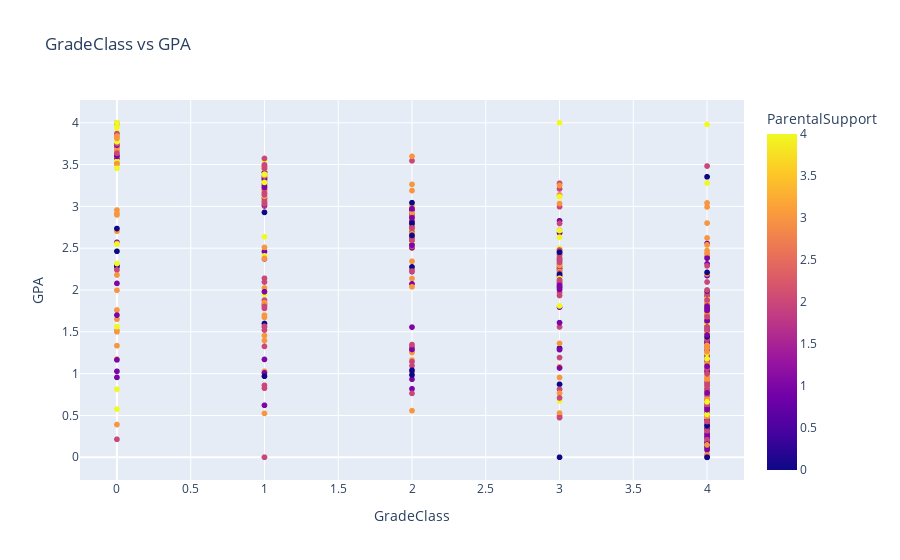

The notebook cell this image was saved under:
### Markdown cell above
Aquí no se observa una clara relación entre el número de ausencias y el GradeClass. Los puntos de cada nivel de GradeClass se distribuyen de forma similar a lo largo del eje de las ausencias. Esto sugiere que las ausencias no parecen influir en el grado escolar de los estudiantes en este conjunto de datos, así como tampoco el apoyo parental.

### Code cell
# Crearemos un scatterplot para ver la relación entre las variables GradeClass y GPA
fig = px.scatter(df, x='GradeClass', y='GPA', 
                 title='GradeClass vs GPA', 
                 labels={'GradeClass': 'GradeClass', 'GPA': 'GPA'},
                 color='ParentalSupport',
                 color_discrete_sequence='palette')
fig.show()

### Figure 1 — Plotly figure (JSON) as saved in the notebook; plotly's stock layout.template omitted (floating-point values rounded to 4 significant figures; data arrays with more than 128 entries replaced by an {"elided": "..."} marker saying what was removed)
{"data": [{"hovertemplate": "GradeClass=%{x}<br>GPA=%{y}<br>ParentalSupport=%{marker.color}<extra></extra>", "legendgroup": "", "marker": {"color": {"elided": "2392 int values"}, "coloraxis": "coloraxis", "symbol": "circle"}, "mode": "markers", "name": "", "showlegend": false, "type": "scattergl", "x": {"elided": "2392 int values"}, "xaxis": "x", "y": {"elided": "2392 float values"}, "yaxis": "y"}], "layout": {"coloraxis": {"colorbar": {"title": {"text": "ParentalSupport"}}, "colorscale": [[0, "#0d0887"], [0.1111, "#46039f"], [0.2222, "#7201a8"], [0.3333, "#9c179e"], [0.4444, "#bd3786"], [0.5556, "#d8576b"], [0.6667, "#ed7953"], [0.7778, "#fb9f3a"], [0.8889, "#fdca26"], [1, "#f0f921"]]}, "legend": {"tracegroupgap": 0}, "title": {"text": "GradeClass vs GPA"}, "xaxis": {"anchor": "y", "domain": [0, 1], "title": {"text": "GradeClass"}}, "yaxis": {"anchor": "x", "domain": [0, 1], "title": {"text": "GPA"}}}}
